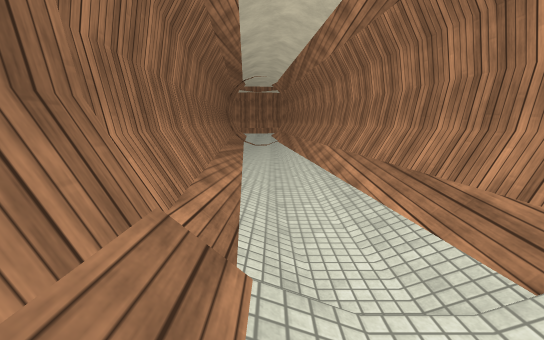
View 1 (above)

16 first-person views from a walk through a 3-D level made in the Unity game engine. The camera is 1.3 m above the floor, tilts 10° down and sees 90° across. The floor is counted in squares, 1 m on a side. Each view is taken from the middle of a square. On the plan, view 1 faces up. The plan holds only what a view shows up to about 13 squares ahead; the rest is blank. The place goes on beyond the plan. The player character is not drawn. Surface patterns are stand-ins for the level's own textures.

View 2
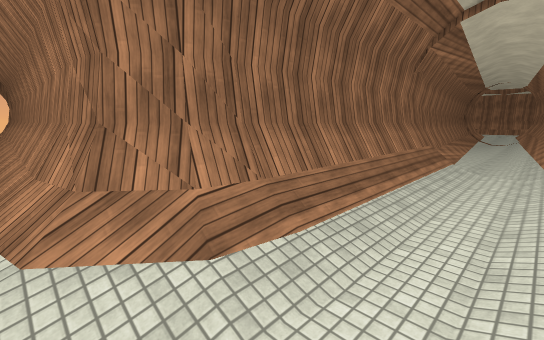

View 3
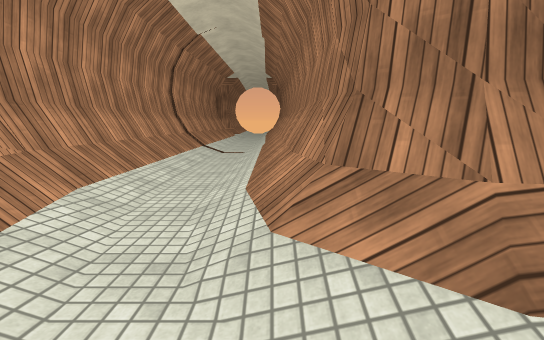

View 4
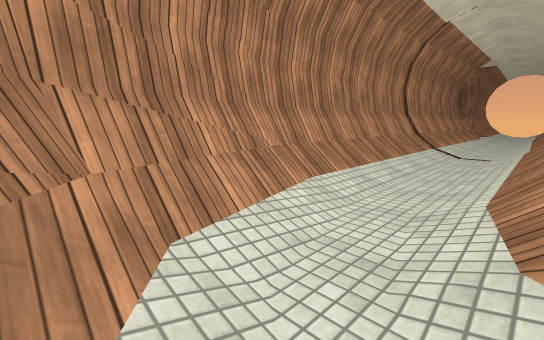

View 5
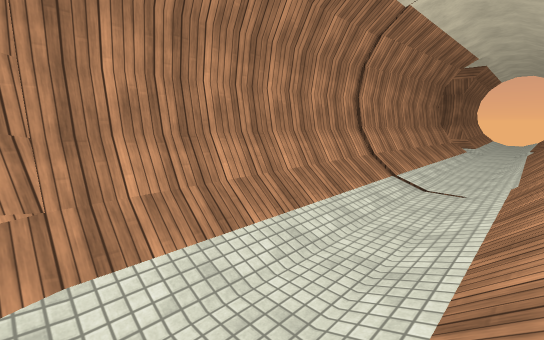

View 6
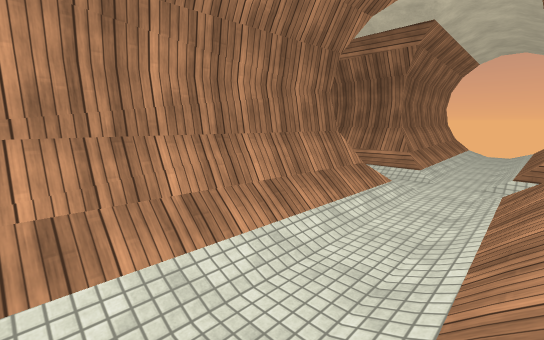

View 7
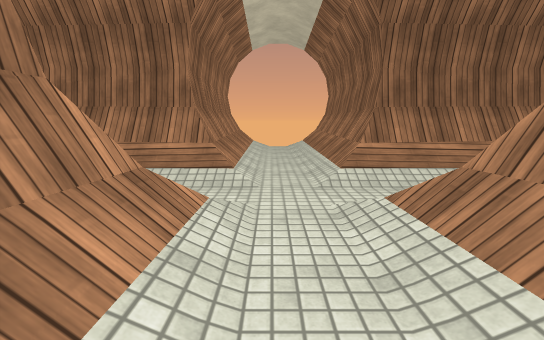

View 8
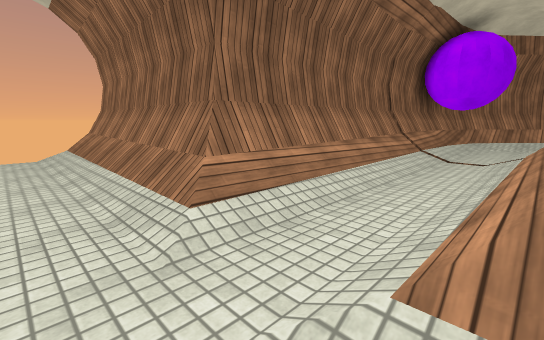

View 9
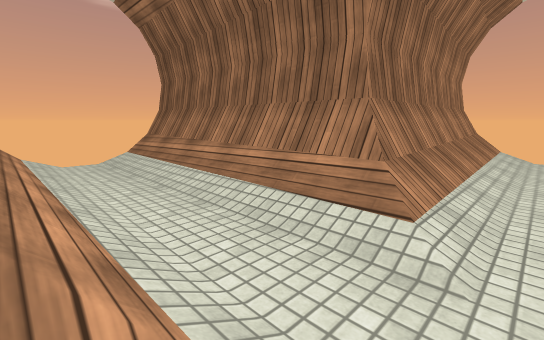

View 10
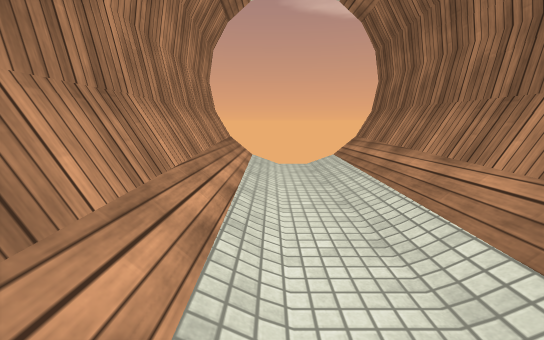

View 11
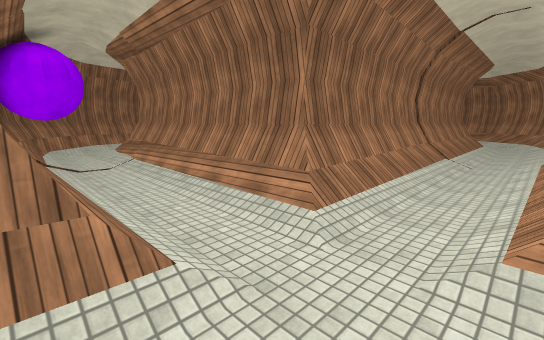

View 12
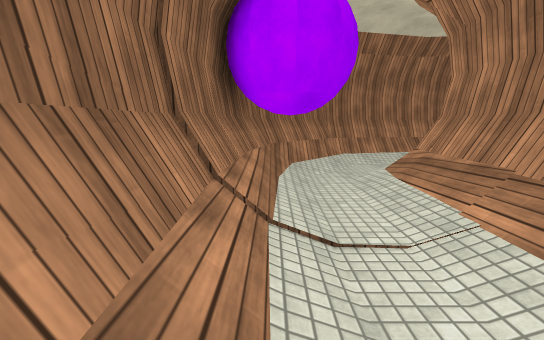

View 13
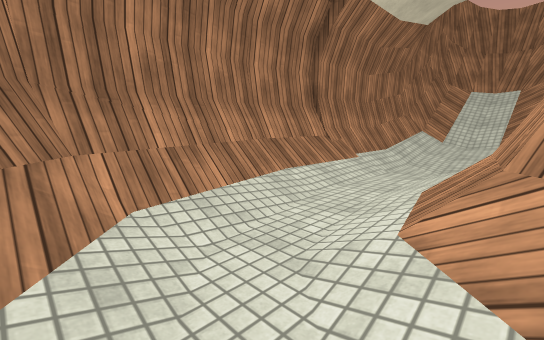

View 14
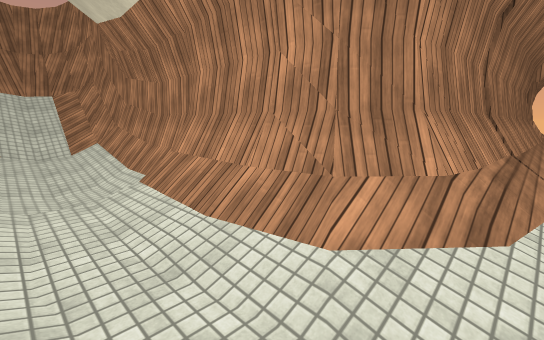

View 15
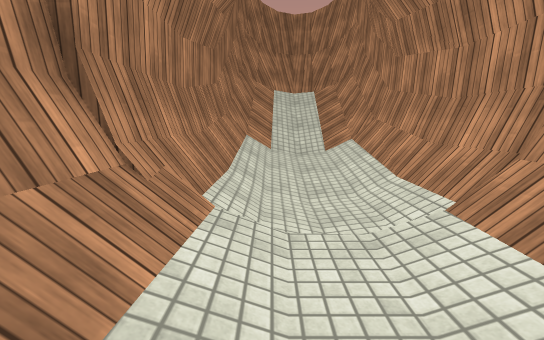

View 16
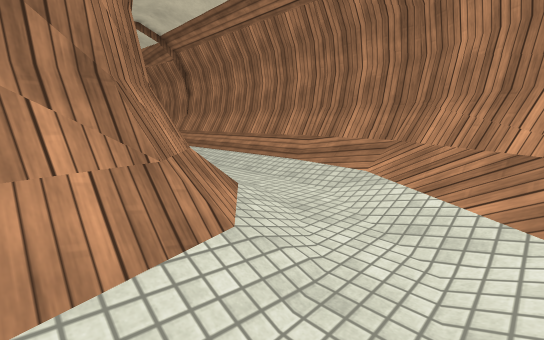

### Floor plan
Key: @ floor where view 1 was taken; # wall or solid block; . main floor; : floor 0.25 m higher than the main floor; - floor 0.25 m lower than the main floor; / step, stairs or slope; = window, fence, low wall or low ledge; O other object.
Columns run from 31 left of view 1 to 4 right of it. Each row starts with its distance up from view 1.
 13                             #=/-/=#
 12                             #=/-/=#
 11                             ##/-//#
 10                              #/-//#
  9            ##############    #/--/#
  8           ###/////=====#######/--/#
  7          ##///.../..///////=##/--/#
  6         ##/....../---..:////##//-/#
  5         #//.///////////////=##//-/##
  4        ##/./O#################//-/##
  3        ##/./##        ####   #=/-/=
  2        #=../#                ##////
  1        #/../#                ##/.//#
  0        #/../#                 #@.//#
 -1        #/.//#                 #/.//#
 -2        #/.//#                 #/.//#
 -3        #/.//#                 #/.//#
 -4        #/../#                 #/.//#
 -5        #/../#                 #/.//#
 -6        #/..=#                ##/.//#
 -7        #/..=#                ##/./=#
 -8 ########/..=##################O/./##
 -9 //////==/..O==/////////////////.//##
-10 ......../.........../////////.../##
-11 ..............................//##
-12 /////////./////////////////////##
-13 ########/./=####################
-14        #/./=#
-15        #/..=#
-16        #/../#
-17        #/../#
-18        #/../#
-19        #/.//#
-20        #/.//#
-21        #    #

Where each view was taken, in squares from view 1:
view 1: 0 up, 0 right, facing up
view 2: 9 down, 2 right, facing up-left
view 3: 9 down, 1 right, facing left
view 4: 9 down, 1 right, facing down-left
view 5: 9 down, 3 left, facing down-left
view 6: 9 down, 13 left, facing down-left
view 7: 11 down, 17 left, facing left
view 8: 11 down, 20 left, facing up-left
view 9: 11 down, 20 left, facing down-left
view 10: 12 down, 21 left, facing down
view 11: 12 down, 24 left, facing up-right
view 12: 4 down, 23 left, facing up
view 13: 4 up, 21 left, facing up-right
view 14: 7 up, 20 left, facing down-right
view 15: 7 up, 17 left, facing right
view 16: 11 down, 3 left, facing up-right
